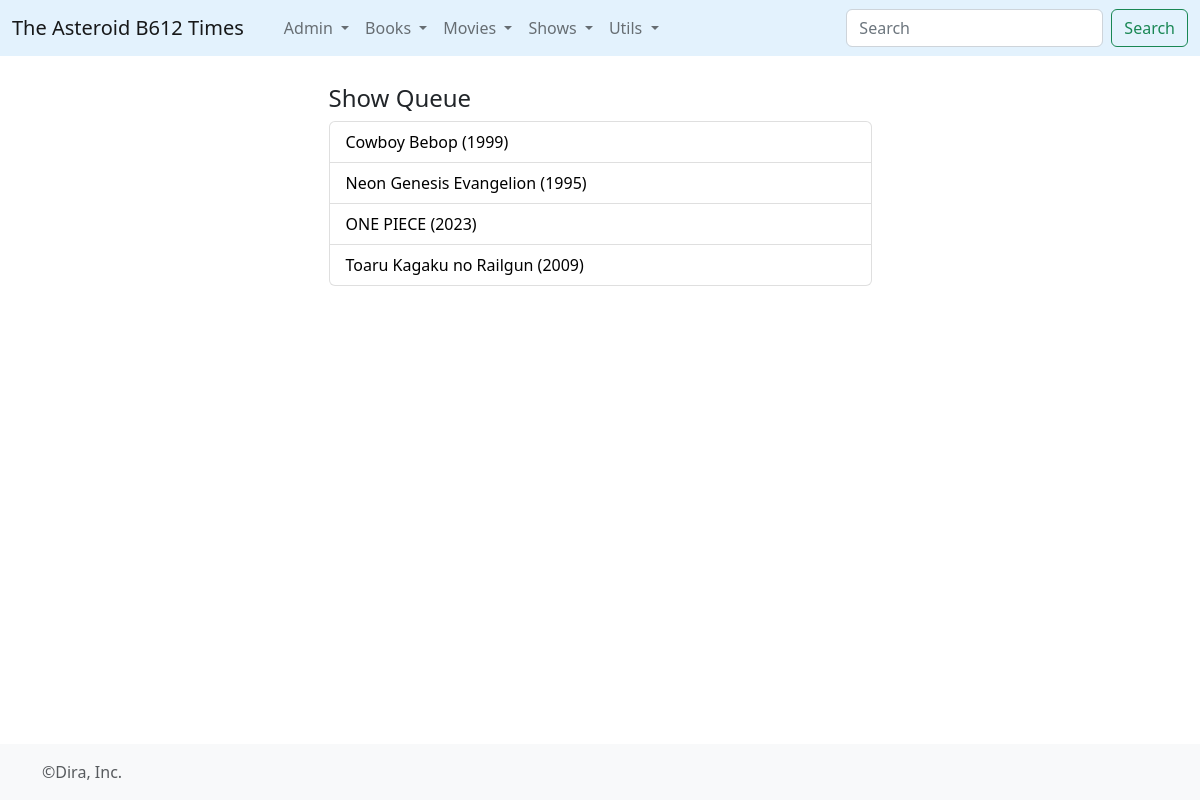
Page /showqueue/ on the earlier database version.
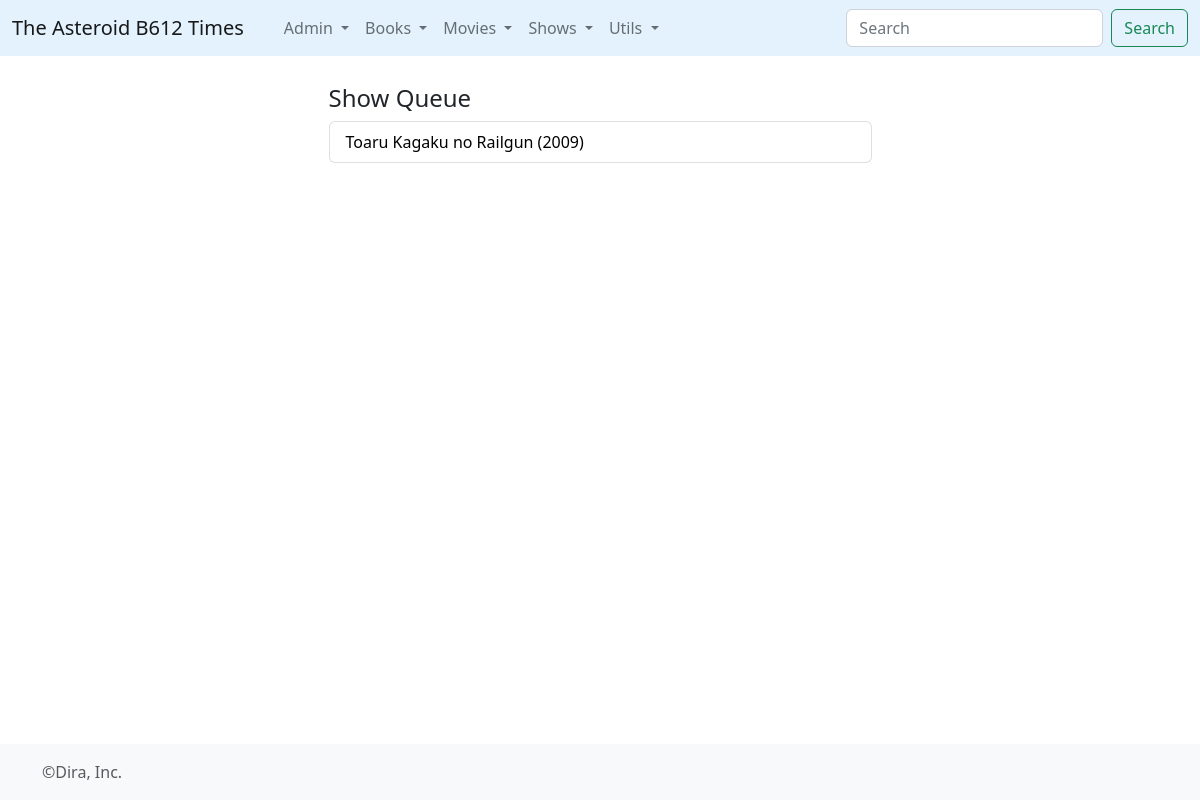
Same page on the later database version.
### times/models.py (models this page shows, shortened)
class Show(models.Model):
	title = models.CharField(max_length=512)
	info = models.TextField()
	wtype = models.ForeignKey(WikiType,on_delete=models.CASCADE)
	@property
	def consumos(self):
		ncons = ShowWatch.objects.filter(sseason__show__id=self.id).count()
		return ncons
	@property
	def transmision(self):
		premiers = Season.objects.filter(show=self).values_list('premiere',flat=True)
		max_p = max(premiers)
		min_p = min(premiers)
		if max_p == min_p:
			str_t = str(max_p)
		else:
			str_t = str(min_p)+'-'+str(max_p)
		return str_t

### times/views.py (the view)
# urls.py: path('showqueue/', views.showqueue, name='showqueue'),
def showqueue(request):
	twshows = Show.objects.all().order_by('title')
	return render(request,'showqueue.html',{'twshows':twshows})

### times/templates/showqueue.html (shortened to what this page needs)
{% extends 'base_forms.html' %}
{% block contenido %}
<article>
	<h4>Show Queue</h4>
	   <ul class="list-group">
        {% for l in twshows %}
        {% if l.consumos == 0 %}
          <li class="list-group-item d-flex justify-content-between align-items-center">
          <a href="{% url 'show' l.id %}" style="color:black; text-decoration: none;"> {{l.title}} ({{l.transmision}})</a>
          </li>
          {% endif %}
        {% endfor %}
      </ul>
</article>
<br>
{% endblock%}

Differences in the rows shown:
removed Show: title "Cowboy Bebop", transmision "1999"
removed Show: title "Neon Genesis Evangelion", transmision "1995"
removed Show: title "ONE PIECE", transmision "2023"
